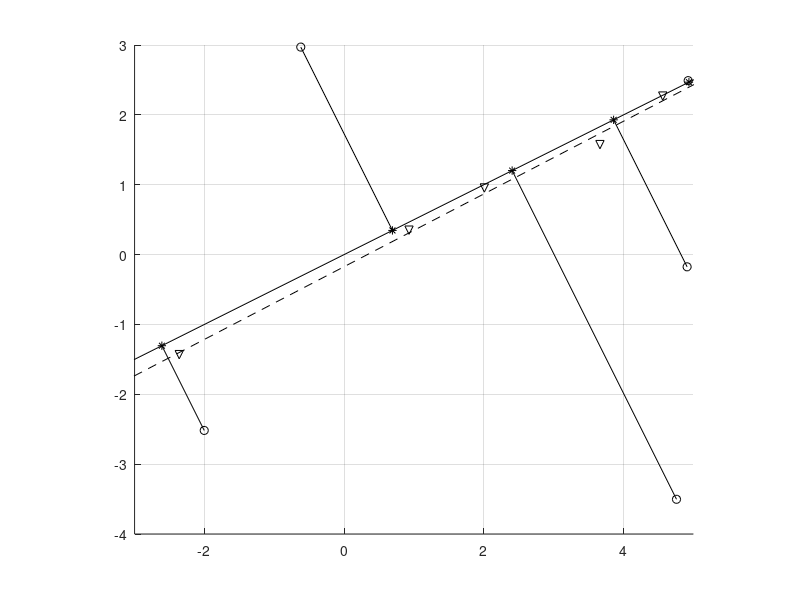

Reproduce this figure in MATLAB. (Note: this script raises an error after producing the figure.)
clear variables;close all;hold on;


n=5; % nombre de points

x= -3+(3+5)*rand(1,n); % abscisses (vecteur ligne)
y= -4+(4+3)*rand(1,n); % ordonnées (vecteur ligne)
plot(x,y,'ok'); % affichage des points (cercles noirs)

U=[x;y]; % matrice 2xn (concaténation de x et y)

% droite d'équation y=0.5*x
t=[-4,6]; % abscisses
z=t/2; % ordonnées
plot(t,t/2,'k'); % affichage de la droite (trait continu)

% propriétés du repère
axis([-3,5,-4,3]);
grid on;
axis('equal');

% vecteur directeur de la droite z
N=[2;1]./sqrt(5);
% matrice de projections sur la droite z 
P=N*N';

% initialisation de la matrice 2xn contenant les abscisses (1ère ligne)
% et les ordonnées (2ème ligne) des points projetés sur la droite
V=zeros(2,n);

% calcul des coordonnées des points projetés (BOUCLE FOR OBLIGATOIRE)
for k=1:n
 V(:,k)=P*U(:,k);
end

% affichage des points projetés (étoiles)
plot(V(1,:),V(2,:),'*k');

% on relie les points initiaux à leurs projections
for k=1:n
 plot([V(1,k),U(1,k)],[V(2,k),U(2,k)],'k');
end

% on perturbe les coordonnées des points projetés
delta=0.8;
dV=-delta/2+delta*rand(2,n);
W=V+dV;
% affichage des points perturbés (triangles)
plot(W(1,:),W(2,:),'vk');

% calcul de la droite passant au plus près des points perturbés (résolution
% au sens des moindre carrés d’un système Au=v, avec A et v à définir)
A=[W(1,:);1 1 1 1 1];
v=W(2,:);
u=A'\v'; %u est un VECTEUR directeur
% affichage de la droite (en pointillés)
plot(t,t*u(1,:)+u(2,:),'k--');

clear variables;close all;
%% question 1
x=-10:1:10;
y=x;
figure(1);hold on;
a=4;b=9;c=0;d=0;e=0;f=-36;
h=ezplot(@(x,y)myfun(x,y,a,b,c,d,e,f));
set(h,'color','b');

traj=[
-1.2500 3.1780;
 -1.1000 3.0460;
 -0.9320 2.9300;
 -0.7460 2.8340;
 -0.5420 2.7540;
 -0.3200 2.6960;
 -0.0740 2.6580;
 0.1940 2.6420;
 0.4900 2.6540;
 0.7860 2.6980];
 
%on affiche tt les points
plot(traj(:,1)',traj(:,2)','*r')


A=zeros(10,5);
B=zeros(10,1);

for k=1:10
  x=traj(k,1);
  y=traj(k,2);
  A(k,:)=[x^2 x*y x y 1];
  B(k,:)=[y^2];
endfor
A
B
Z=(A'*A)\(A'*B) #Z a 5 valeur car on sait que b=1
#Z=A\B
H=ezplot(@(x,y)myfun(x,y,-Z(1),1,-Z(2),-Z(3),-Z(4),-Z(5)));
set(H,'color','green');


traj2=[-2.5815 0.0847
-2.0762 0.3172
-1.3565 0.6058
-0.5279 0.9590
1.0265 1.2828
2.7484 0.8756
3.5944 0.5226
4.6929 0.1792];
plot(traj2(:,1)',traj2(:,2)','*r');
A2=zeros(8,5);
B2=zeros(8,1);

for k=1:8
  x=traj2(k,1);
  y=traj2(k,2);
  A2(k,:)=[x^2 x*y x y 1];
  B2(k,:)=[y^2];
endfor
Z2=(A2'*A2)\(A2'*B2) #Z a 5 valeur car on sait que b=1
#Z=A\B
H2=ezplot(@(x,y)myfun(x,y,-Z2(1),1,-Z2(2),-Z2(3),-Z2(4),-Z2(5)));
set(H2,'color','yellow');



